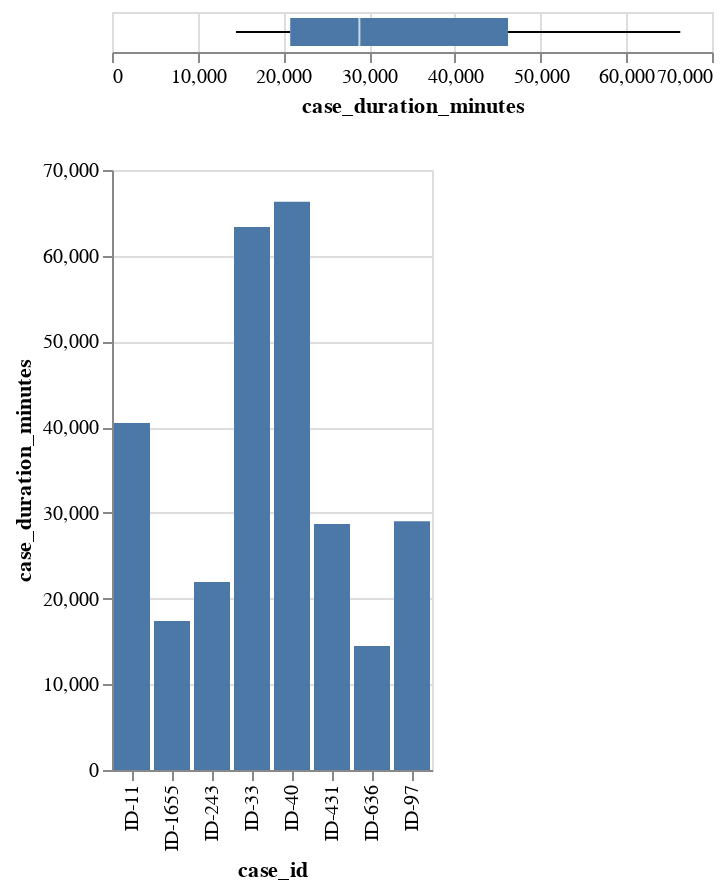

Notebook cell for this chart:
### Code cell
alt.vconcat(
    alt.Chart(df_case_time).mark_boxplot().encode(
        x='case_duration_minutes:Q'
    ),
    alt.Chart(df_case_time).mark_bar().encode(
        x='case_id:O',
        y='case_duration_minutes:Q'
    )
)
# alt.Chart(df_case_time).mark_bar().encode(
#     x=alt.X('case_duration_minutes:Q').bin(),
#     y='count():Q'
# )

### Figure 1 — Vega-Lite specification as saved in the notebook (floating-point values rounded to 4 significant figures)
{"config": {"view": {"continuousWidth": 300, "continuousHeight": 300}}, "vconcat": [{"mark": {"type": "boxplot"}, "encoding": {"x": {"field": "case_duration_minutes", "type": "quantitative"}}}, {"mark": {"type": "bar"}, "encoding": {"x": {"field": "case_id", "type": "ordinal"}, "y": {"field": "case_duration_minutes", "type": "quantitative"}}}], "data": {"name": "data-0f6ea5efab133f72514c3cf6ee77c36d"}, "$schema": "https://vega.github.io/schema/vega-lite/v5.16.3.json", "datasets": {"data-0f6ea5efab133f72514c3cf6ee77c36d": [{"case_id": "ID-11", "case_duration_minutes": 40490.0, "case_type": "high_risk_loan"}, {"case_id": "ID-1655", "case_duration_minutes": 17370.0, "case_type": "high_risk_loan"}, {"case_id": "ID-243", "case_duration_minutes": 21930.0, "case_type": "high_risk_loan"}, {"case_id": "ID-33", "case_duration_minutes": 63350.0, "case_type": "high_risk_loan"}, {"case_id": "ID-40", "case_duration_minutes": 66300.0, "case_type": "high_risk_loan"}, {"case_id": "ID-431", "case_duration_minutes": 28710.0, "case_type": "high_risk_loan"}, {"case_id": "ID-636", "case_duration_minutes": 14470.0, "case_type": "high_risk_loan"}, {"case_id": "ID-97", "case_duration_minutes": 29010.0, "case_type": "high_risk_loan"}]}}
